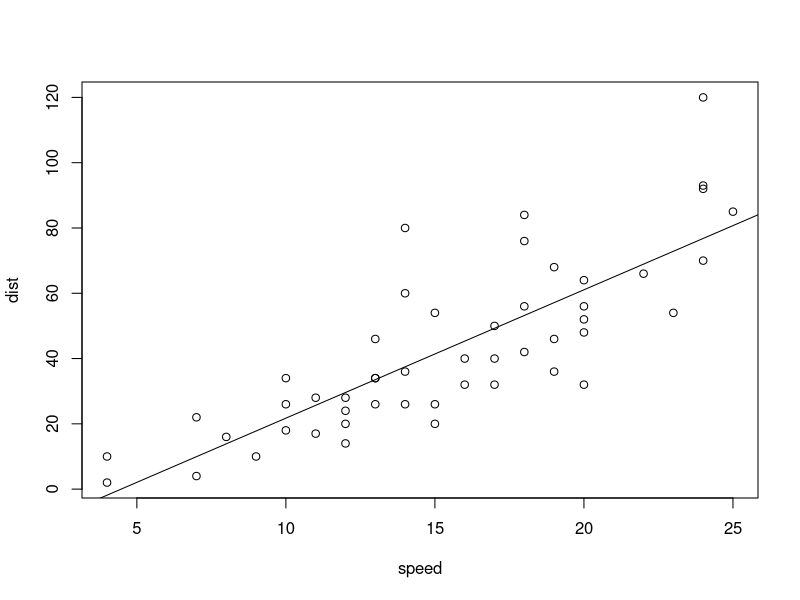
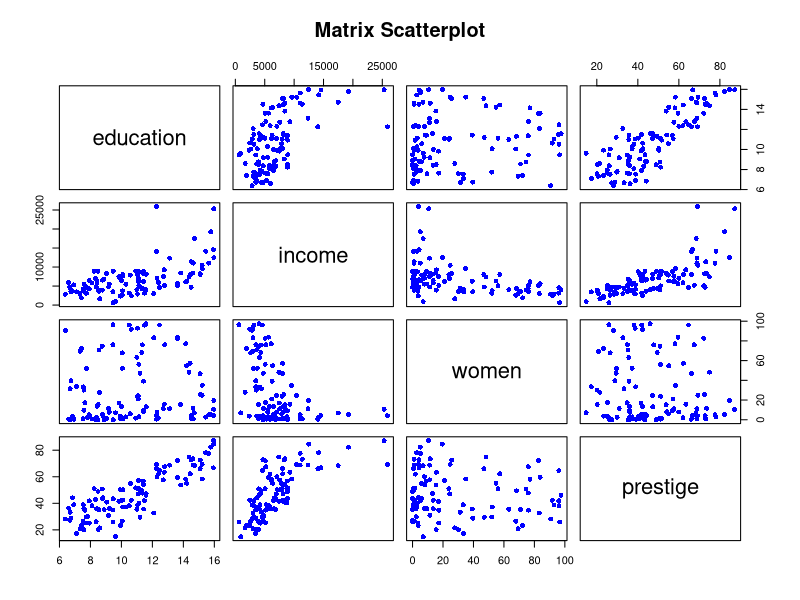

Source code (R) for these figures, in order:
##### 15주차 : 회귀분석

# 1
head(cars)
plot(dist~speed, data=cars)             # 산점도를 통해 선형 관계 확인

model <- lm(dist~speed, cars)           # 회귀모델 구하기
model

abline(model)                           # 회귀선을 산점도 위에 표시
coef(model)[1]                          # b 값 출력
coef(model)[2]                          # W 값 출력

# 2
b <- coef(model)[1]
W <- coef(model)[2]

speed <- 30                                 # 주행속도
dist <- W*speed + b                 
dist                                        # 제동거리

speed <- 35                                 # 주행속도
dist <- W*speed + b                 
dist                                        # 제동거리

speed <- 40                                 # 주행속도
dist <- W*speed + b                 
dist                                        # 제동거리

# 3
speed <- cars[,1]                           # 주행속도
pred <- W * speed + b
pred                                        # 예상 제동거리 

compare <- data.frame(pred, cars[,2], pred-cars[,2])
colnames(compare) <- c('예상','실제','오차')
head(compare)

# 4
library(car)
head(Prestige)

newdata <- Prestige[,c(1:4)]                 # 회귀식 작성을 위한 데이터 준비
plot(newdata, pch=16, col="blue",            # 산점도를 통해 변수 간 관계 확인
     main="Matrix Scatterplot")

mod1 <- lm(income ~ education + prestige +   # 회귀식 도출
             women, data=newdata)
summary(mod1)

# 5
library(MASS)                       # stepAIC() 함수 제공
newdata2 <- Prestige[,c(1:5)]       # 모델 구축에 사용할 데이터셋 생성 
head(newdata2)                      
mod2 <- lm(income ~ education + prestige + 
             women + census, data= newdata2)
mod3 <- stepAIC(mod2)               # 변수 선택 진행
mod3                                # 변수 선택 후 결과 확인
summary(mod3)                       # 회귀모델 상세 내용 확인

# 6
iris.new <- iris
iris.new$Species <- as.integer(iris.new$Species)    # 범주형 자료를 정수로 변환
head(iris.new)
mod.iris <- glm(Species ~., data= iris.new)         # 로지스틱 회귀모델 도출
summary(mod.iris)                                   # 회귀모델의 상세 내용 확인

# 7
# 예측 대상 데이터 생성(데이터프레임)
unknown <- data.frame(rbind(c(5.1, 3.5, 1.4, 0.2)))
names(unknown) <- names(iris)[1:4]
unknown                            # 예측 대상 데이터

pred <- predict(mod.iris, unknown) # 품종 예측 
pred                               # 예측 결과 출력 
round(pred,0)                      # 예측 결과 출력(소수 첫째 자리에서 반올림) 

# 실제 품종명 알아보기
pred <- round(pred,0)
pred
levels(iris$Species)
levels(iris$Species)[pred]     

# 8
test <- iris[,1:4]                     # 예측 대상 데이터 준비
pred <- predict(mod.iris, test)        # 모델을 이용한 예측
pred <- round(pred,0)                   
pred                                   # 예측 결과 출력
answer <- as.integer(iris$Species)     # 실제 품종 정보
pred == answer                         # 예측 품종과 실제 품종이 같은지 비교
acc <- mean(pred == answer)            # 예측 정확도 계산
acc                                    # 예측 정확도 출력

